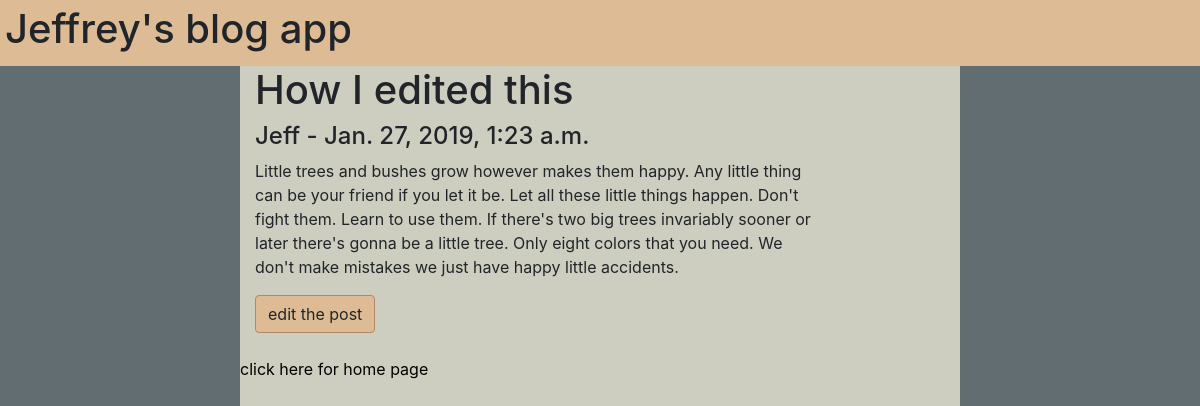
Page /blog/1/post/ on the committed database.
### blogapp/models.py (models this page shows, shortened)
class Post(models.Model):
    blog_title = models.CharField(max_length=100)
    blog_author= models.ForeignKey(Author, on_delete=models.CASCADE)
    blog_post = models.CharField(max_length=1000)
    blog_date = models.DateTimeField('date blog was published')

class Author(models.Model):
    auth_name = models.CharField(max_length=30)
    auth_bio = models.CharField(max_length=128)
    def __str__(self):
        return self.auth_name

### blogapp/views.py (the view)
# urls.py: path('<int:post_id>/post/', views.postview, name='Post'),
def postview(request, post_id):
    post = get_object_or_404(Post, pk=post_id)
    return render(request, 'blog/post.html', {'post' : post})

### blogapp/templates/blog/post.html (shortened to what this page needs)
<!DOCTYPE html>
<link href="https://stackpath.bootstrapcdn.com/bootstrap/4.2.1/css/bootstrap.min.css" rel="stylesheet">
{% load static %}
<link rel="stylesheet" type="text/css" href="{% static 'blog/style.css' %}">
<body>
        <nav>
            <div id="nav">
                <h1>Jeffrey's blog app</h1>
            </div>
        </nav>
    <div id="content">
            <div class="col-10">
                <h1>{{post.blog_title}}</h1>
                <h4>{{post.blog_author}}  -  {{post.blog_date}}</h4>
                <p>{{post.blog_post}}</p>
            </div>
            <div class="col-4"><a href="/blog/{{post.pk}}/edit/" class="btn create">edit the post</a></div>
            <br>
            <a href="/blog/">click here for home page</a>
            <br>
        </div>
</body>

### blogapp/static/blog/style.css (style rules this page uses)
html, body { background-color: #626D71; height: 100%; margin: 0; }
#content { height: 100%; background-color: #CDCDC0; margin: 0 20% 10px; }
#nav { background-color: #DDBC95; margin: 0; padding: 5px; }
a { color: black; text-decoration: none; }
.create { background-color: #DDBC95; border-color: #B38867; border-style: solid; }

### rows in the picture
Post: blog_title "How I edited this", blog_author "Jeff", blog_date "Jan. 27, 2019, 1:23 a.m.", blog_post "Little trees and bushes grow however makes them happy. Any little thing can be your friend if you let it be. Let all these little things happen. Don't fight them. Learn to use them. If there's two big trees invariably sooner or later there's gonna be a little tree. Only eight colors that you need. We don't make mistakes we just have happy little accidents."
